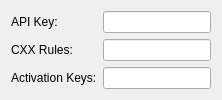
<?xml version="1.0" encoding="UTF-8"?>
<ui version="4.0">
 <class>plugin_settings</class>
 <widget class="QWidget" name="plugin_settings">
  <layout class="QGridLayout" name="gridLayout">
   <item row="0" column="0">
    <widget class="QLabel" name="labelApiKey">
     <property name="text">
      <string>API Key:</string>
     </property>
    </widget>
   </item>
   <item row="0" column="1">
    <widget class="QLineEdit" name="editApiKey"/>
   </item>
   <item row="1" column="0">
    <widget class="QLabel" name="labelCxxRules">
     <property name="text">
      <string>CXX Rules:</string>
     </property>
    </widget>
   </item>
   <item row="1" column="1">
    <widget class="QLineEdit" name="editCxxRules"/>
   </item>
   <item row="2" column="0">
    <widget class="QLabel" name="labelActivationKeys">
     <property name="text">
      <string>Activation Keys:</string>
     </property>
    </widget>
   </item>
   <item row="2" column="1">
    <widget class="QLineEdit" name="editActivationKeys"/>
   </item>
  </layout>
 </widget>
 <resources/>
 <connections/>
</ui>
